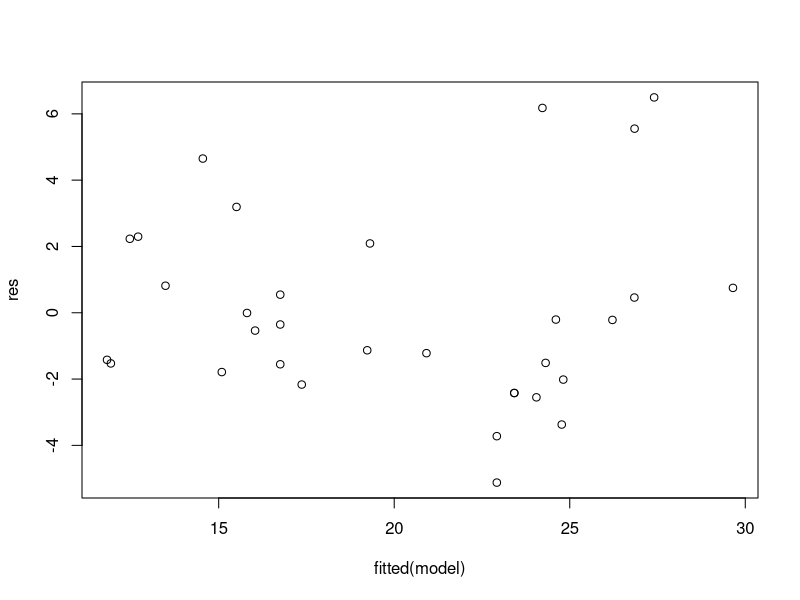

This figure's R source:
my.lm = function(x, y) {

  X = cbind(1, x)

  X = as.matrix(X)

  y = as.numeric(y)

  XT = t(X)

  XTX = XT %*% X

  INVXTX = solve(XTX)

  XTy = t(X) %*% y

  betahat = INVXTX %*% XTy

  yhat =  X %*% betahat

  res = y - yhat

  meany = mean(y)

  SST =  sum((y -  meany)^2)

  SSE = sum(res^2)

  SSR = SST - SSE

  R2 = SSR / SST

  n = length(y)

  p = ncol(X) - 1

  df = (n - p - 1)

  MSE = SSE / df

  sigma = sqrt(MSE)

  sdsmat = sigma^2 * INVXTX

  diags = diag(sdsmat)

  ses = sqrt(diags)

  tvalues = betahat / ses

  pvalues = 2 * (1 - pt(abs(tvalues),
                        df = df))

  betahat =  betahat[,1]

  sds = ses

  ts = tvalues

  ps = pvalues

  mytable = data.frame(
    betahat,
    sds,
    ts,
    ps
  )
  mytable = as.matrix( mytable )

  colnames( mytable) = c(
  "Estimate",
    "Std. Error",
  "t value",
  "Pr(>|t|)")

  row.names(mytable)[1] = "(Intercept)"

  return(mytable)

}


model = lm(mpg ~ disp + hp + drat, data = mtcars)

summary(model)$coef

x = mtcars[, c(3,4,5)]

y = mtcars$mpg

mymodel = my.lm(x, y)

mymodel

all.equal(mymodel[,1] , summary(model)$coef[,1])

all.equal(mymodel[,2] , summary(model)$coef[,2])

all.equal(mymodel[,3] , summary(model)$coef[,3])

all.equal(mymodel[,4] , summary(model)$coef[,4])

all.equal(mymodel , summary(model)$coef)

summary(model)
anova(model)



res <- resid(model)
myplot <- plot(fitted(model), res)
